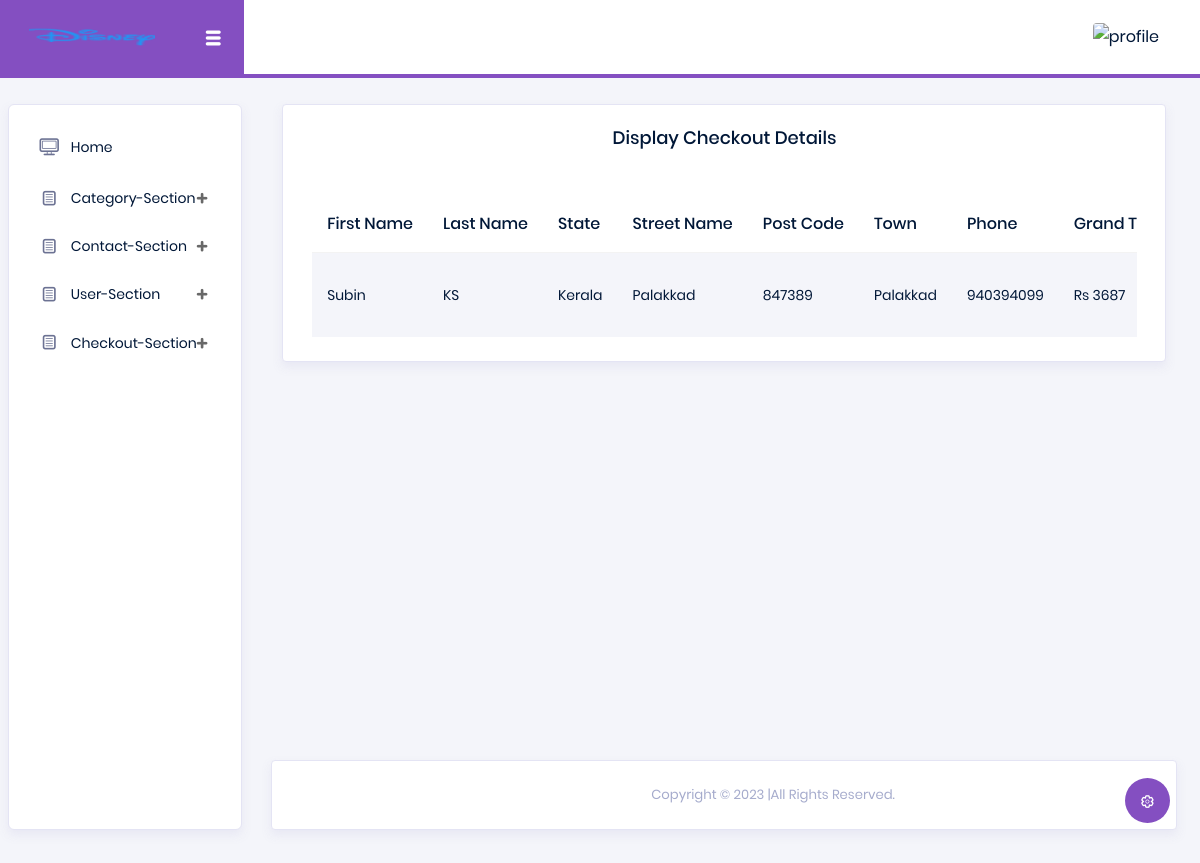
The page /Backend/displaycheck/ on the database its author committed.
### Frontend/models.py (models this page shows)
class Checkout(models.Model):
    First =models.CharField(max_length=40,null=True,blank=True)
    Last =models.CharField(max_length=40,null=True,blank=True)
    State =models.CharField(max_length=50,null=True,blank=True)
    Street =models.CharField(max_length=60,null=True,blank=True)
    Postal =models.IntegerField(null=True,blank=True)
    Town =models.CharField(max_length=60,null=True,blank=True)
    Phone =models.IntegerField(null=True,blank=True)
    Grat =models.CharField(max_length=60,null=True,blank=True)

### Backend/views.py (the view)
# urls.py: path('displaycheck/',views.displaycheck,name="displaycheck"),
def displaycheck(request):
    check =Checkout.objects.all()
    return render(request,"Display-checkout.html",{'check':check})

### Backend/templates/Display-Checkout.html (shortened to what this page needs)
<!DOCTYPE html>
{% extends 'main.html' %}
{% block content %}
<html lang="en">
<head>
</head>
<body>
<div class="col-lg-12 grid-margin stretch-card">
              <div class="card">
                <div class="card-body">
                  <h4 class="card-title" style="text-align:center;">Display Checkout Details</h4><br>
                  <div class="table-responsive">
                    <table class="table table-striped">
                      <thead>
                        <tr>
                          <th>
                            First Name
                          </th>
                          <th>
                            Last Name
                          </th>
                          <th>
                            State
                          </th>
                          <th>
                            Street Name
                          </th>
                          <th>
                            Post Code
                          </th>
                           <th>
                            Town
                          </th>
                           <th>
                            Phone
                          </th>
                           <th>
                            Grand Total
                          </th>
                        </tr>
                      </thead>
                      <tbody>
                      {% for i in check %}
                        <tr>
                          <td class="py-1">
                        {{i.First}}
                          </td>
                          <td>
                         {{i.Last}}
                          </td>
                          <td>
                          {{i.State}}
                          </td>
                          <td>
                           {{i.Street}}
                          </td>
                          <td>
                           {{i.Postal}}
                          </td>
                           <td>
                           {{i.Town}}
                          </td>
                           <td>
                           {{i.Phone}}
                          </td>
                           <td>
                           {{i.Grat}}
                          </td>
                        </tr>
                      {% endfor %}
                      </tbody>
                    </table>
                  </div>
                </div>
              </div>
            </div>
</body>
</html>
{% endblock %}

### rows shown on the page
Checkout: First "Subin", Last "KS", State "Kerala", Street "Palakkad", Postal "847389", Town "Palakkad", Phone "940394099", Grat "Rs 3687"
